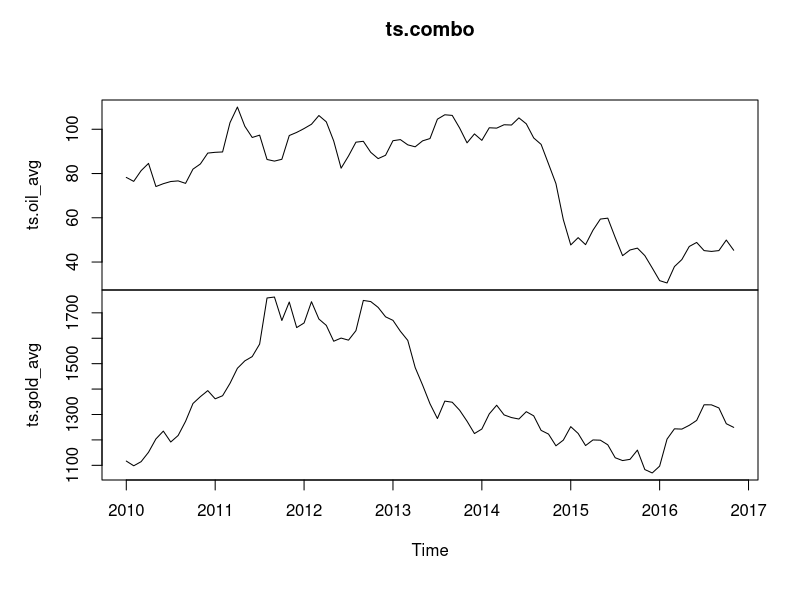
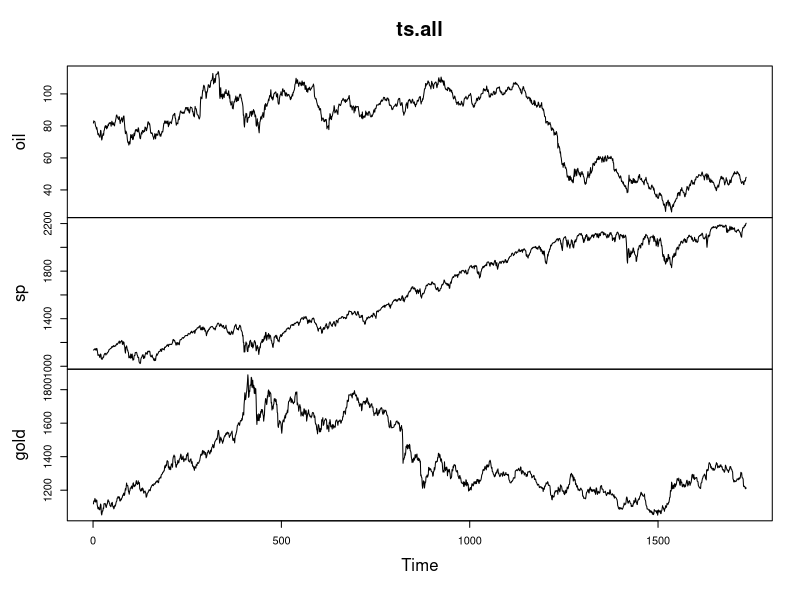
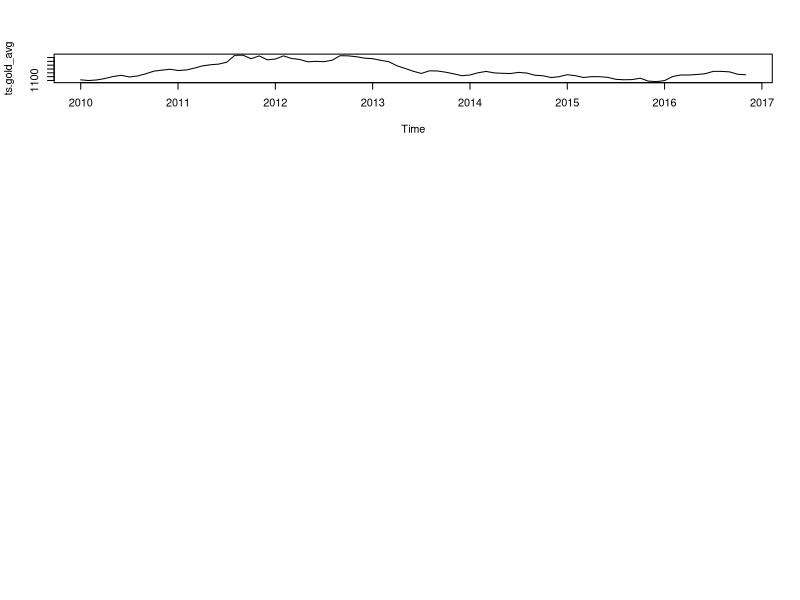
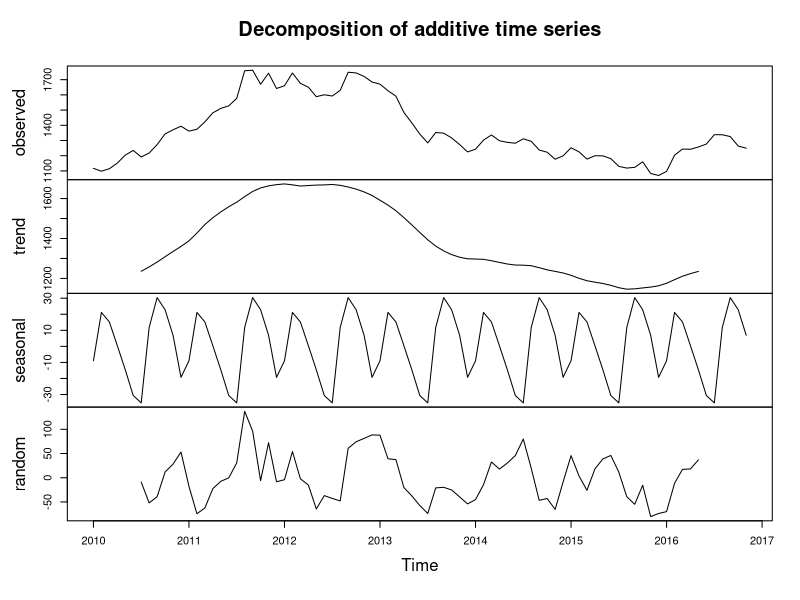
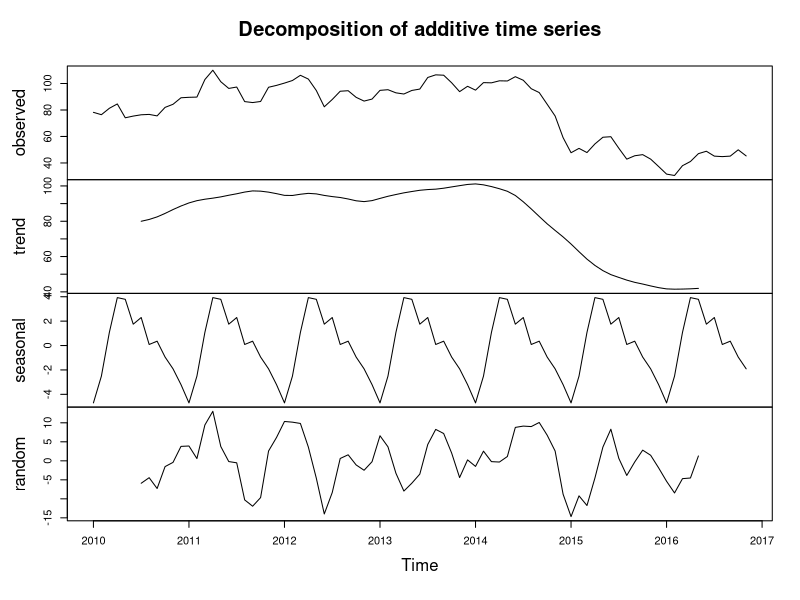
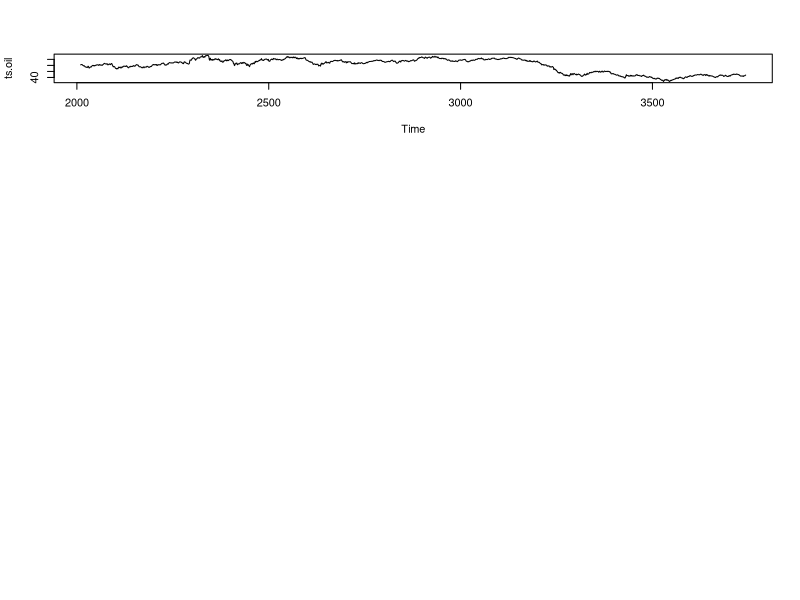

Recreate these plots in R, in order. (Note: this script raises an error after producing the figures.)
#Homework 6 - working with timeseries data 
library("lubridate")


setwd("C:\\Users\\Steven\\Google Drive\\1. MOT\\1) Fall 2016\\1. BA\\Assignments\\Homework 6")
#read in S&P 500 data 
sp <- read.csv("sp.csv", stringsAsFactors=FALSE, header=TRUE)

sp$Date <- as.Date(sp$Date, "%d-%B-%y")
#sort by date, starting with the oldest dates
sp <- sp[order(as.Date(sp$Date, format="%Y/%m/%d", decreasing=FALSE)),]

#sort in decreasing fashion using reverse function (decreasing=TRUE does not work for dates)


sp_descending <- sp[rev(order(as.Date(sp$Date))),]

#read in gold 
gold <- read.csv("gold2016.csv", stringsAsFactors=FALSE, header=TRUE)
gold$Date <- as.Date(gold$Date, "%d-%B-%y")
gold <- gold[order(as.Date(gold$Date, format="%y/%m/%d")),]


#create monthly intervals by just third day 
gold['day']<- strftime(gold$Date, "%d")

#create snapshot monthly price of Gold on third of month 
gold_month <- subset(gold, gold$day == "03")
gold_month['gold_month_price'] <- gold_month$Price
gold_month <- subset(gold_month, select=c("gold_month_price"))

#calculate average monthly price of Gold 
gold['day_year'] <- strftime(gold$Date, "%m/%y")
gold['avg_price'] <- 0
for (i in 1:nrow(gold)) {
  submonth <- subset(gold, day_year == day_year[i])
  gold$avg_price[i] <- (sum(submonth$Price))/length(submonth$Price)
}



#create training and test data for to gague forecast accuracy 
gold_train <- subset(gold, Date > as.Date("2016-01-01") )
gold_test <- subset(gold, Date < as.Date("2016-01-01"))


#read in oil 
oil <- read.csv("oil2016.csv", stringsAsFactors=FALSE, header=TRUE)
oil$Date <- as.Date(oil$Date, "%d-%B-%y")
oil <- oil[order(as.Date(oil$Date, format="%y/%m/%d")),]

#oil monthly 
oil['day_year'] <- strftime(oil$Date, "%m/%y")
oil['avg_price'] <- 0
for (i in 1:nrow(oil)) {
  submonth <- subset(oil, day_year == day_year[i])
  oil$avg_price[i] <- (sum(submonth$Price))/length(submonth$Price)
}

#create test/train data for oil 
oil_train <- subset(oil, Date > as.Date("2016-01-01") )
oil_test <- subset(oil, Date < as.Date("2016-01-01"))
#merge

oil['oil'] <- oil$Price 
sp['sp'] <- sp$Price
gold['gold'] <- gold$Price
gold['gold_avg'] <-gold$avg_price

timeseries <- merge(oil, sp, by="Date")
timeseries <- merge(timeseries, gold, by="Date")
timeseries <- subset(timeseries, select=c("Date", "oil", "sp", "gold", "gold_avg"))

#unique TS for monthly gold 
timeseries_month <- unique(timeseries$gold_avg, incomparables=FALSE)
#same for oil 
timeseries_month_oil <- unique(oil$avg_price, incomparables=FALSE)

#create time series
timeseries_all <- subset(timeseries, select=c("oil", "sp", "gold"))
ts.all <- ts(data=timeseries_all)
ts.oil<-ts(timeseries_all$oil, start=c(2010))
ts.oil_avg <- ts(timeseries_month_oil, start=c(2010), frequency=12)

ts.gold <- ts(timeseries_all$gold)
ts.gold_avg <- ts(timeseries_month, start=c(2010), frequency=12)
ts.sp <- ts(timeseries_all$sp)

#combine oil and gold monthly 
ts.combo <- cbind(ts.oil_avg, ts.gold_avg)
plot.ts(ts.combo)
ts.gold_avg

#check out in plots 
par(mfrow=c(4, 1))
plot(ts.all)
plot(ts.gold_avg)


#decompose 
ts.gold_avg.d <- decompose(ts.gold_avg)
plot(ts.gold_avg.d)

ts.oil_avg.d <- decompose(ts.oil_avg)

plot(ts.oil_avg.d)

plot(ts.oil)
ts.gold.1.d <- decompose(ts.gold.1)
plot(ts.gold.1.d)

#begin forecast 
library(forecast)
gold.holt <- HoltWinters(ts.gold_avg, gamma=FALSE)
gold.holt
plot(gold.holt)

oil.holt <- HoltWinters(ts.oil_avg, gamma=FALSE)
oil.holt
plot(oil.holt)


#check if data is stationary 

require(tseries)
adf.test(diff(diff(log(ts.gold_avg))))
adf.test(diff(diff(log(ts.oil_avg))))
adf.test(diff(diff(log(ts.oil))))
